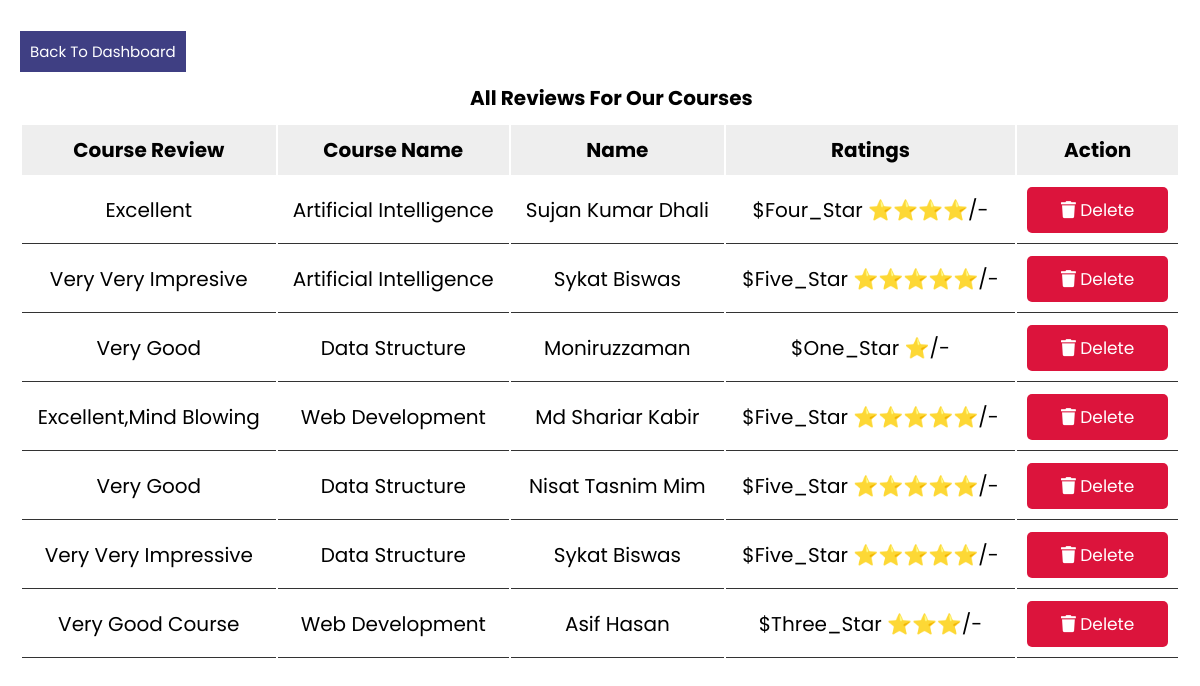
The page /admin_panel_feedback.php on the database its author committed.
### tables this page shows
CREATE TABLE `feedback` (
  `id` int(255) NOT NULL,
  `name` varchar(255) NOT NULL,
  `email` varchar(255) NOT NULL,
  `message` text NOT NULL,
  `course_name` text NOT NULL,
  `star` varchar(255) NOT NULL
);

### admin_panel_feedback.php (the view, shortened to what this page needs)
<?php
@include 'config.php';
?>
<!DOCTYPE html>
<html lang="en">
<head>
   <link rel="stylesheet" href="https://cdnjs.cloudflare.com/ajax/libs/font-awesome/5.15.4/css/all.min.css">
   <link rel="stylesheet" href="css/style.css">
</head>
<body>
<div class="container">
   <?php
   $select = mysqli_query($conn, "SELECT * FROM feedback");
   ?>
   <div class="product-display">
     <a href="admin_panel_dashboard.php" class="back">Back to dashboard</a>
     <h1 class="display">All Reviews For our courses</h1>
      <table class="product-display-table">
         <thead>
         <tr>
            <th>course Review</th>
            <th>course name</th>
            <th>Name</th>
            <th>Ratings</th>
            <th>action</th>
         </tr>
         </thead>
         <?php while($row = mysqli_fetch_assoc($select)){ ?>
         <tr>
            <td><?php echo $row['message']; ?></td>
            <td><?php echo $row['course_name']; ?></td>
            <td><?php echo $row['name']; ?></td>
            <td>$<?php echo $row['star']; ?>/-</td>
            <td>
               <a href="admin_panel_feedback.php?delete=<?php echo $row['id']; ?>" class="btn"> <i class="fas fa-trash"></i> delete </a>
            </td>
         </tr>
      <?php } ?>
      </table>
   </div>
</div>
</body>
</html>

### css/style.css (style rules this page uses)
:root { --green:#27ae60; --black:#333; --white:#fff; --bg-color:#eee; --box-shadow:0 .5rem 1rem rgba(0,0,0,.1); --border:.1rem solid var(--black); }
* { font-family: 'Poppins', sans-serif; margin:0; padding:0; box-sizing: border-box; outline: none; border:none; text-decoration: none; text-transform: capitalize; }
html { font-size: 62.5%; overflow-x: hidden; }
.btn { display: block; width: 100%; cursor: pointer; border-radius: .5rem; margin-top: 1rem; font-size: 1.7rem; padding:1rem 3rem; background: var(--green); color:var(--white); text-align: center; }
.container { max-width: 1200px; padding:2rem; margin:0 auto; }
.product-display { margin:2rem 0; }
.product-display .product-display-table { width: 100%; text-align: center; }
.product-display .product-display-table thead { background: var(--bg-color); }
.product-display .product-display-table th { padding:1rem; font-size: 2rem; }
.product-display .product-display-table td { padding:1rem; font-size: 2rem; border-bottom: var(--border); }
.product-display .product-display-table .btn:first-child { margin-top: 0; }
.product-display .product-display-table .btn:last-child { background: crimson; }
.back { margin-top: 20px; background: #3f3f83; color: white; padding: 10px; font-size: 15px; margin-bottom: 10px; }
.display { margin-top: 20px; margin-left: 450px; margin-bottom: 10px; }

### rows shown on the page
feedback: message "Excellent", course_name "Artificial Intelligence", name "Sujan Kumar Dhali", star "Four_Star ⭐⭐⭐⭐"
feedback: message "Very Very Impresive", course_name "Artificial Intelligence", name "Sykat Biswas", star "Five_Star ⭐⭐⭐⭐⭐"
feedback: message "Very Good", course_name "Data Structure", name "Moniruzzaman", star "One_Star ⭐"
feedback: message "Excellent,mind Blowing", course_name "Web Development", name "Md Shariar Kabir", star "Five_Star ⭐⭐⭐⭐⭐"
feedback: message "Very Good", course_name "Data Structure", name "Nisat Tasnim Mim", star "Five_Star ⭐⭐⭐⭐⭐"
feedback: message "Very Very Impressive", course_name "Data Structure", name "Sykat Biswas", star "Five_Star ⭐⭐⭐⭐⭐"
feedback: message "Very Good Course", course_name "Web Development", name "Asif Hasan", star "Three_Star ⭐⭐⭐"
